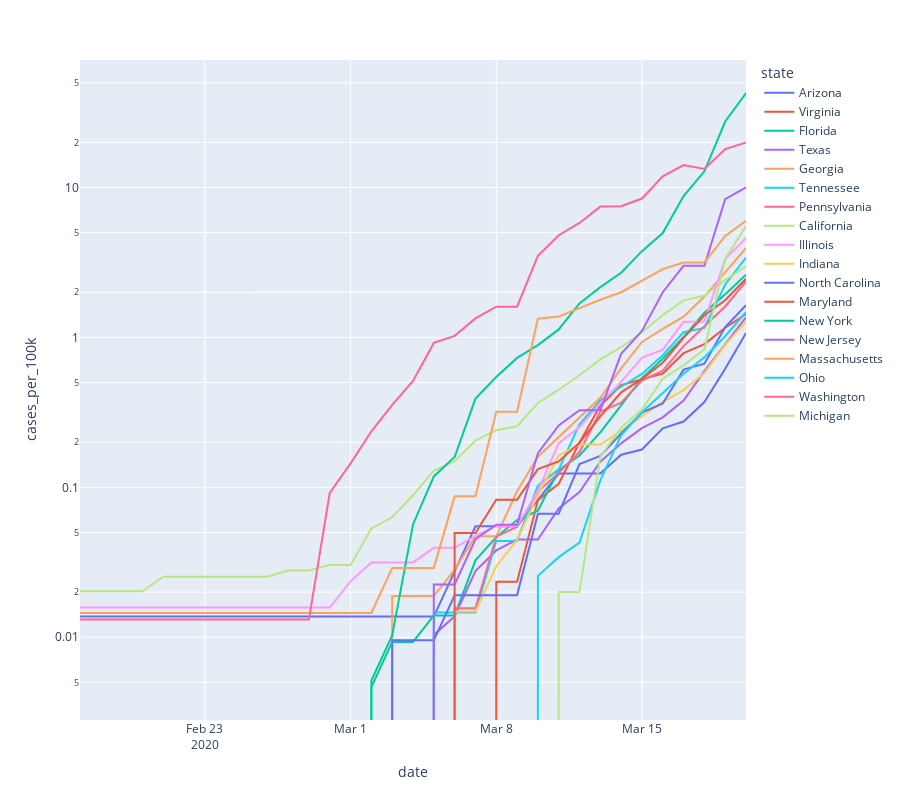
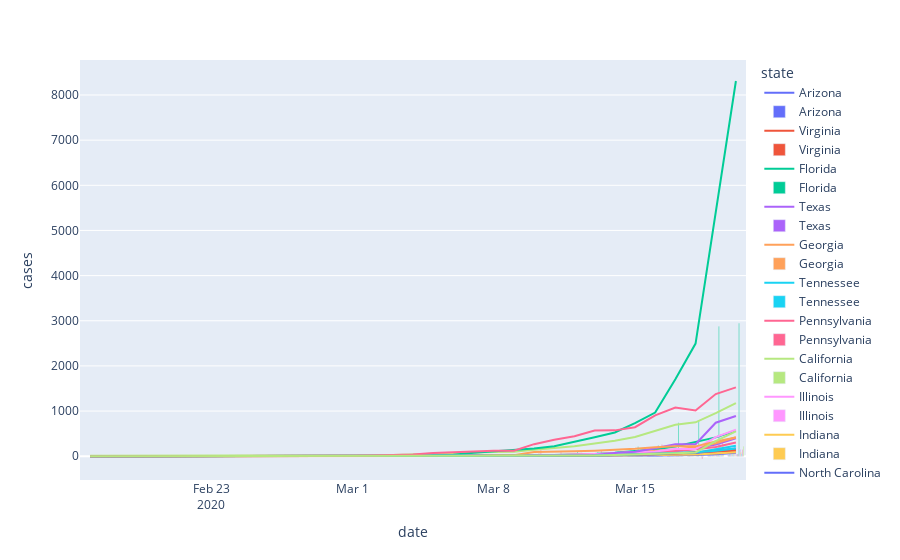
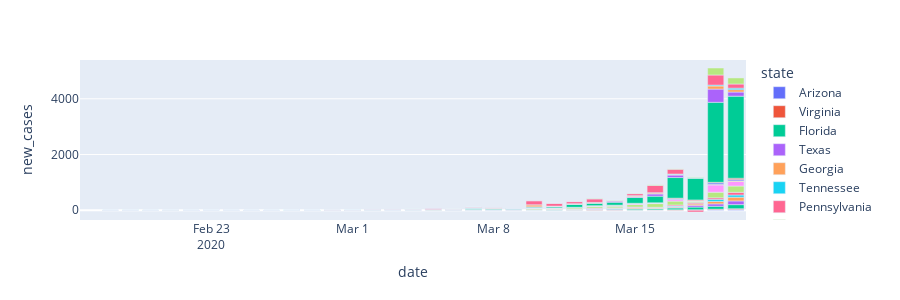
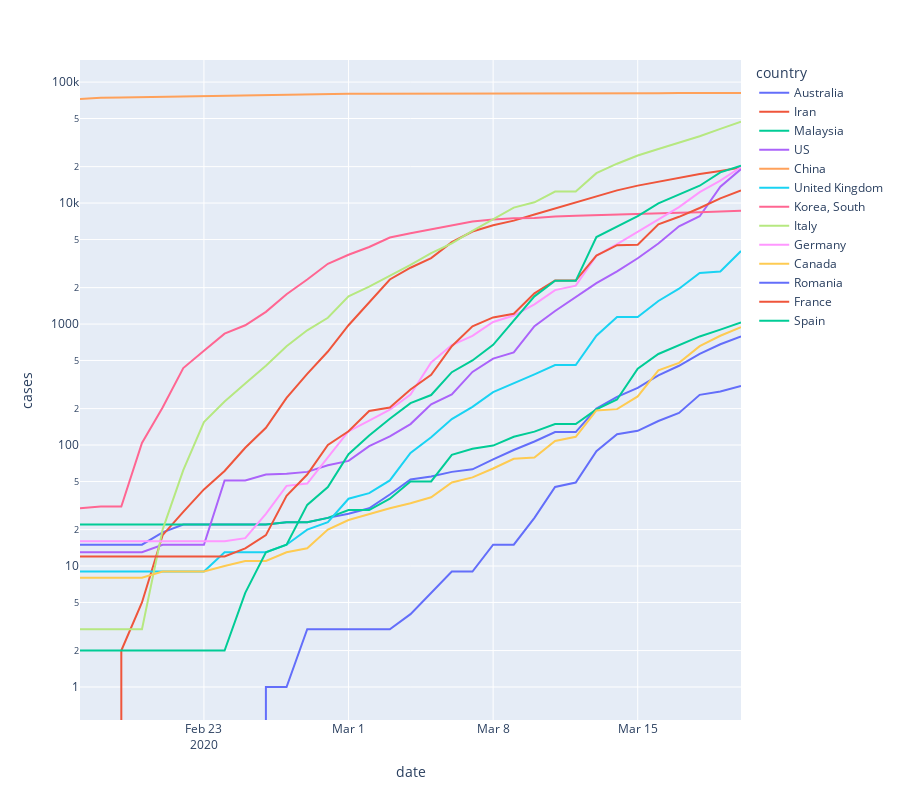

The notebook cell saved with these charts, in order:
### Code cell
## Try plotly?
import plotly.graph_objects as go
import plotly.express as px


def covidly(df, y="cases_per_100k", color="state", **kwargs):
    fig = px.line(df.reset_index(), x="date", y=y, color=color, height=800, **kwargs)
    return fig


def covidly_overlay(df, y="cases", color="state", **kwargs):
    line_fig = px.line(df.reset_index(), x="date", y=y, color=color, **kwargs)
    # Overlay bars. NOTE: this doesn't work well with more than ~5 plots
    bars_fig = px.bar(df.reset_index(), x="date", y="new_cases", color=color, height=800, **kwargs)
    for bar in bars_fig.data:
        line_fig.add_trace(bar)
    return line_fig


def covidly_bars(df, y="new_cases", color="state", **kwargs):
    bars_fig = px.bar(df.reset_index(), x="date", y=y, color=color, **kwargs)
    return bars_fig


if EXPORT and not os.path.exists("plots"):
    os.mkdir("plots")

pretty_date = dt.datetime.utcnow().strftime("%Y-%d-%m")

state_cases = covidly(scary_cases, y="cases_per_100k", log_y=True)
if EXPORT:
    state_cases.write_image(f"plots/us_cases_per_100k_lines_{pretty_date}.png")
state_cases.show()

state_cases_lbars = covidly_overlay(scary_cases, y="cases")
if EXPORT:
    state_cases_lbars.write_image(f"plots/us_cases_lines_bars_{pretty_date}.png")
state_cases_lbars.show()


state_cases_bars = covidly_bars(scary_cases, height=300)
if EXPORT:
    state_cases_bars.write_image(f"plots/us_cases_bars_{pretty_date}.png")
state_cases_bars.show()


world = covidly(scary_country_cases, y="cases", color="country", log_y=True)
if EXPORT:
    world.write_image(f"plots/world_cases_lines_{pretty_date}.png")
world.show()

world_per = covidly(
    scary_country_cases, y="cases_per_100k", color="country", log_y=True
)
if EXPORT:
    world_per.write_image(f"plots/world_cases_per_100k_lines_{pretty_date}.png")
world_per.show()
